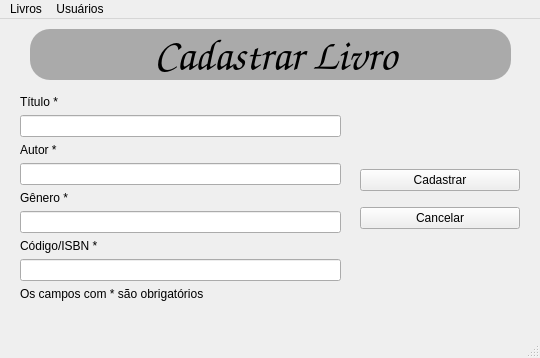
<?xml version="1.0" encoding="UTF-8"?>
<ui version="4.0">
 <class>MainWindow</class>
 <widget class="QMainWindow" name="MainWindow">
  <property name="geometry">
   <rect>
    <x>0</x>
    <y>0</y>
    <width>540</width>
    <height>358</height>
   </rect>
  </property>
  <property name="windowTitle">
   <string>Cadastrar Livro</string>
  </property>
  <property name="windowIcon">
   <iconset>
    <normaloff>../Assets/logo.png</normaloff>../Assets/logo.png</iconset>
  </property>
  <widget class="QWidget" name="centralwidget">
   <widget class="QWidget" name="formLayoutWidget">
    <property name="geometry">
     <rect>
      <x>20</x>
      <y>70</y>
      <width>321</width>
      <height>218</height>
     </rect>
    </property>
    <layout class="QFormLayout" name="formLayout">
     <property name="sizeConstraint">
      <enum>QLayout::SetNoConstraint</enum>
     </property>
     <property name="fieldGrowthPolicy">
      <enum>QFormLayout::ExpandingFieldsGrow</enum>
     </property>
     <property name="rowWrapPolicy">
      <enum>QFormLayout::WrapLongRows</enum>
     </property>
     <property name="labelAlignment">
      <set>Qt::AlignCenter</set>
     </property>
     <property name="formAlignment">
      <set>Qt::AlignCenter</set>
     </property>
     <property name="verticalSpacing">
      <number>6</number>
     </property>
     <item row="0" column="0" colspan="2">
      <widget class="QLabel" name="label_6">
       <property name="text">
        <string>Título *</string>
       </property>
      </widget>
     </item>
     <item row="1" column="0" colspan="2">
      <widget class="QLineEdit" name="input_titulo"/>
     </item>
     <item row="2" column="0" colspan="2">
      <widget class="QLabel" name="label_5">
       <property name="text">
        <string>Autor *</string>
       </property>
      </widget>
     </item>
     <item row="3" column="0" colspan="2">
      <widget class="QLineEdit" name="input_autor"/>
     </item>
     <item row="5" column="0" colspan="2">
      <widget class="QLineEdit" name="input_genero"/>
     </item>
     <item row="6" column="0" colspan="2">
      <widget class="QLabel" name="label_7">
       <property name="text">
        <string>Código/ISBN *</string>
       </property>
      </widget>
     </item>
     <item row="7" column="0" colspan="2">
      <widget class="QLineEdit" name="input_codigo"/>
     </item>
     <item row="4" column="0" colspan="2">
      <widget class="QLabel" name="label_8">
       <property name="text">
        <string>Gênero *</string>
       </property>
      </widget>
     </item>
     <item row="8" column="0" colspan="2">
      <widget class="QLabel" name="label_2">
       <property name="text">
        <string>Os campos com * são obrigatórios</string>
       </property>
      </widget>
     </item>
    </layout>
   </widget>
   <widget class="QWidget" name="verticalLayoutWidget">
    <property name="geometry">
     <rect>
      <x>360</x>
      <y>140</y>
      <width>160</width>
      <height>80</height>
     </rect>
    </property>
    <layout class="QVBoxLayout" name="verticalLayout">
     <item>
      <widget class="QPushButton" name="btn_cadastrar">
       <property name="text">
        <string>Cadastrar</string>
       </property>
      </widget>
     </item>
     <item>
      <widget class="QPushButton" name="btn_cancelar">
       <property name="text">
        <string>Cancelar</string>
       </property>
      </widget>
     </item>
    </layout>
   </widget>
   <widget class="QLabel" name="label">
    <property name="geometry">
     <rect>
      <x>30</x>
      <y>10</y>
      <width>481</width>
      <height>51</height>
     </rect>
    </property>
    <property name="font">
     <font>
      <family>Comic Sans MS</family>
      <pointsize>32</pointsize>
      <italic>false</italic>
      <underline>false</underline>
      <strikeout>false</strikeout>
      <kerning>true</kerning>
     </font>
    </property>
    <property name="autoFillBackground">
     <bool>false</bool>
    </property>
    <property name="styleSheet">
     <string notr="true">background-color: rgba(100,100,100,0.5);border-radius: 20px;padding-left:10px;</string>
    </property>
    <property name="text">
     <string>Cadastrar Livro</string>
    </property>
    <property name="alignment">
     <set>Qt::AlignCenter</set>
    </property>
   </widget>
   <widget class="QLabel" name="lbl_mensagem">
    <property name="geometry">
     <rect>
      <x>20</x>
      <y>290</y>
      <width>321</width>
      <height>20</height>
     </rect>
    </property>
    <property name="text">
     <string> </string>
    </property>
   </widget>
  </widget>
  <widget class="QMenuBar" name="menubar">
   <property name="geometry">
    <rect>
     <x>0</x>
     <y>0</y>
     <width>540</width>
     <height>22</height>
    </rect>
   </property>
   <widget class="QMenu" name="menuArquivo">
    <property name="title">
     <string>Livros</string>
    </property>
    <addaction name="actionListarLivro"/>
    <addaction name="actionCadastrarLivro"/>
    <addaction name="separator"/>
    <addaction name="actionEmprestarLivro"/>
   </widget>
   <widget class="QMenu" name="menuUsu_rios">
    <property name="title">
     <string>Usuários</string>
    </property>
    <addaction name="actionListarUsuario"/>
    <addaction name="actionCadastrarUsuario"/>
   </widget>
   <addaction name="menuArquivo"/>
   <addaction name="menuUsu_rios"/>
  </widget>
  <widget class="QStatusBar" name="statusbar"/>
  <action name="actionCadastrarLivro">
   <property name="text">
    <string>Cadastrar</string>
   </property>
  </action>
  <action name="actionEmprestarLivro">
   <property name="text">
    <string>Emprestar</string>
   </property>
  </action>
  <action name="actionCadastrarUsuario">
   <property name="text">
    <string>Cadastrar</string>
   </property>
  </action>
  <action name="actionListarUsuario">
   <property name="text">
    <string>Listar</string>
   </property>
  </action>
  <action name="actionListarLivro">
   <property name="text">
    <string>Listar</string>
   </property>
  </action>
 </widget>
 <resources/>
 <connections/>
</ui>
